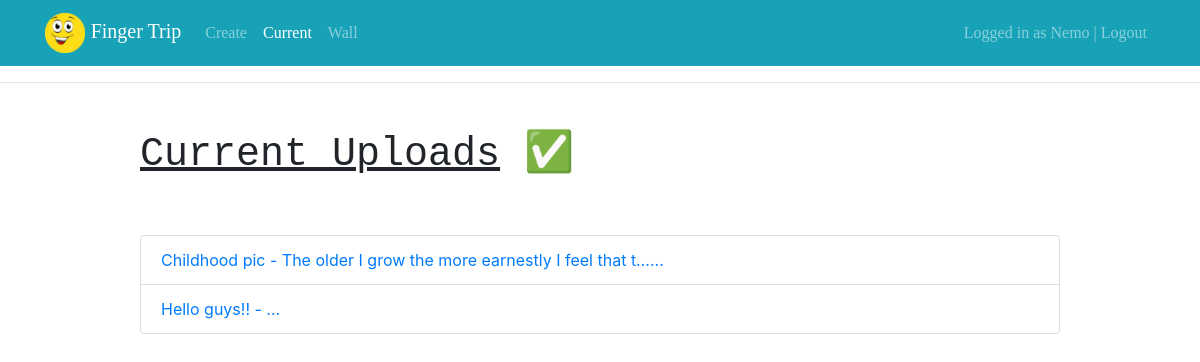
/current/ (signed in), run on an earlier commit of the app's database.
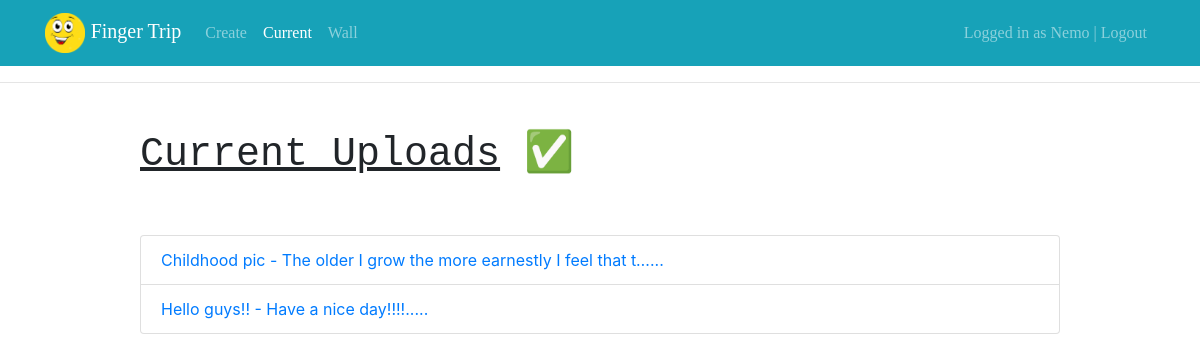
And on a later commit of the database.
### trip/models.py (models this page shows, shortened)
class Trip(models.Model):
    title = models.CharField(max_length=100)
    description = models.TextField(max_length=1000, blank=True)
    image = models.ImageField(upload_to='trip/images/')
    updated = models.DateTimeField(auto_now_add=True)
    created = models.DateTimeField(auto_now_add=True)
    user = models.ForeignKey(User, on_delete=models.CASCADE, related_name='user')
    likes = models.ManyToManyField(User, related_name='trip_post' ,blank=True, default=None)

### trip/views.py (the view)
# urls.py: path('current/', views.currentuploads, name="currentuploads"),
@login_required
def currentuploads(request):
    trips = Trip.objects.filter(user=request.user)
    return render(request, 'trip/currentuploads.html', {'trips':trips})

### trip/templates/trip/currentuploads.html
{% extends 'trip/base.html' %}
{% block currentuploadsactive %} active {% endblock currentuploadsactive %}
{% block content %}
<div class="row justify-content-center mt-5">
  <div class="col-md-10">
    <h1 style="font-family:courier;"><u>Current Uploads</u> ✅</h1>
  </div>
</div>
<div class="row justify-content-center mt-5">
  <div class="col-md-10">
    <div class="list-group">
      {% for trip in trips %}
      <a href="{% url 'viewtrip' trip.id %}"  class="list-group-item">
      {{ trip.title }} - {{ trip.description|striptags|truncatechars:50 }}...
      </a>
      {% endfor %}
    </div>
  </div>
</div>
{% endblock %}

What changed in the data, as far as the page shows it:
changed Trip "Hello guys!!": description (not shown) → "Have a nice day!!!!.."
